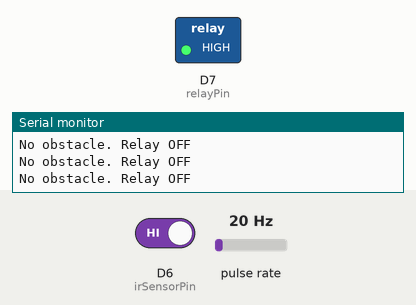
Simulated run of this sketch. Board: ESP8266 (NodeMCU). Shown: switched loads named in the sketch (green lamp = pin HIGH), the last lines printed to the serial monitor. Wiring (inferred from the names in the program): pulse sensor: data D3. The test bench sets the inputs (shaded band); at power-on: D6 (irSensorPin) HIGH, pulse rate 20 Hz.

Above: at 1.2 s.
1.3 s: D6 (irSensorPin) driven LOW
At 1.6 s:
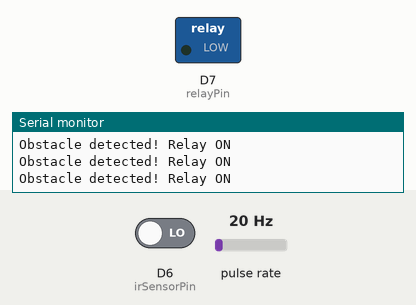
2.8 s: D6 (irSensorPin) driven HIGH
At 4.1 s:
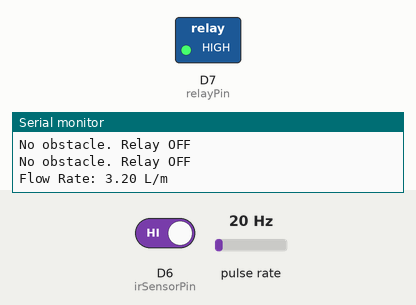
Timing chart, 0 to 5.8 s (numbered marks = the images above; inputs shaded):
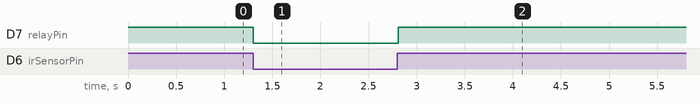

The sketch:

tea_serving.ino
```cpp
// Define the pins for the relay, IR sensor, and flow sensor
const int relayPin = D7; // Relay connected to D1 (GPIO 5)
const int irSensorPin = D6; // IR sensor connected to GPIO 6
const int flowSensorPin = D3; // Flow sensor connected to D3 (GPIO 0)

// Variables for flow sensor
volatile long pulse = 0;
unsigned long lastTime;
float volume;

void setup() {
  // Initialize the relay pin as an output
  pinMode(relayPin, OUTPUT);

  // Start with the relay off
  digitalWrite(relayPin, HIGH); // HIGH means relay is off (for most relays)

  // Initialize the IR sensor pin as an input
  pinMode(irSensorPin, INPUT);

  // Initialize the flow sensor pin as an input
  pinMode(flowSensorPin, INPUT);

  // Attach interrupt for the flow sensor
  attachInterrupt(digitalPinToInterrupt(flowSensorPin), increase, RISING);

  // Initialize Serial communication for debugging
  Serial.begin(115200);
  Serial.println("IR Sensor, Relay, and Flow Sensor control started.");
}

void loop() {
  // Read the state of the IR sensor
  int obstacleDetected = digitalRead(irSensorPin);

  if (obstacleDetected == LOW) { // LOW means obstacle detected (for most IR sensors)
    // Turn the relay on
    digitalWrite(relayPin, LOW); // LOW means relay is on (for most relays)
    Serial.println("Obstacle detected! Relay ON");
  } else {
    // Turn the relay off
    digitalWrite(relayPin, HIGH); // HIGH means relay is off (for most relays)
    Serial.println("No obstacle. Relay OFF");
  }

  // Calculate water flow
  volume = 2.663 * pulse / 1000 * 30; // Adjust the formula as per your sensor's calibration
  if (millis() - lastTime > 2000) { // Update flow rate every 2 seconds
    Serial.print("Flow Rate: ");
    Serial.print(volume);
    Serial.println(" L/m");
    pulse = 0; // Reset pulse count
    lastTime = millis();
  }

  // Small delay to avoid rapid toggling
  delay(100);
}

// Interrupt service routine for the flow sensor
ICACHE_RAM_ATTR void increase() {
  pulse++;
}
```

Measured:
- after the input at 1.3 s, D7 (relayPin): HIGH → LOW at once
- after the input at 2.8 s, D7 (relayPin): LOW → HIGH at once
